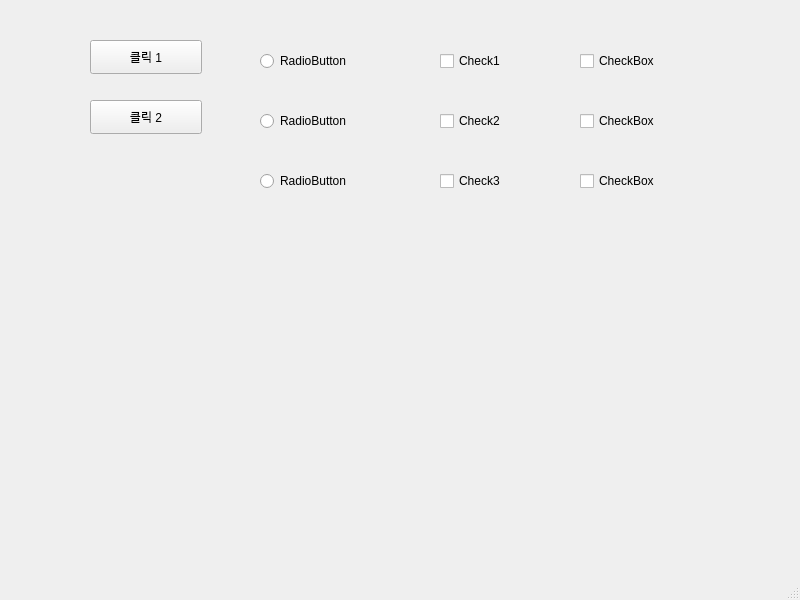
<?xml version="1.0" encoding="UTF-8"?>
<ui version="4.0">
 <class>MainWindow</class>
 <widget class="QMainWindow" name="MainWindow">
  <property name="geometry">
   <rect>
    <x>0</x>
    <y>0</y>
    <width>800</width>
    <height>600</height>
   </rect>
  </property>
  <property name="windowTitle">
   <string>MainWindow</string>
  </property>
  <widget class="QWidget" name="centralwidget">
   <widget class="QPushButton" name="pushButton_1">
    <property name="geometry">
     <rect>
      <x>90</x>
      <y>40</y>
      <width>112</width>
      <height>34</height>
     </rect>
    </property>
    <property name="text">
     <string>클릭 1</string>
    </property>
   </widget>
   <widget class="QPushButton" name="pushButton_2">
    <property name="geometry">
     <rect>
      <x>90</x>
      <y>100</y>
      <width>112</width>
      <height>34</height>
     </rect>
    </property>
    <property name="text">
     <string>클릭 2</string>
    </property>
   </widget>
   <widget class="QRadioButton" name="radioButton_1">
    <property name="geometry">
     <rect>
      <x>260</x>
      <y>50</y>
      <width>130</width>
      <height>22</height>
     </rect>
    </property>
    <property name="text">
     <string>RadioButton</string>
    </property>
   </widget>
   <widget class="QRadioButton" name="radioButton_2">
    <property name="geometry">
     <rect>
      <x>260</x>
      <y>110</y>
      <width>130</width>
      <height>22</height>
     </rect>
    </property>
    <property name="text">
     <string>RadioButton</string>
    </property>
   </widget>
   <widget class="QRadioButton" name="radioButton_3">
    <property name="geometry">
     <rect>
      <x>260</x>
      <y>170</y>
      <width>130</width>
      <height>22</height>
     </rect>
    </property>
    <property name="text">
     <string>RadioButton</string>
    </property>
   </widget>
   <widget class="QCheckBox" name="check1">
    <property name="geometry">
     <rect>
      <x>440</x>
      <y>50</y>
      <width>116</width>
      <height>22</height>
     </rect>
    </property>
    <property name="text">
     <string>Check1</string>
    </property>
   </widget>
   <widget class="QCheckBox" name="check2">
    <property name="geometry">
     <rect>
      <x>440</x>
      <y>110</y>
      <width>116</width>
      <height>22</height>
     </rect>
    </property>
    <property name="text">
     <string>Check2</string>
    </property>
   </widget>
   <widget class="QCheckBox" name="check3">
    <property name="geometry">
     <rect>
      <x>440</x>
      <y>170</y>
      <width>116</width>
      <height>22</height>
     </rect>
    </property>
    <property name="text">
     <string>Check3</string>
    </property>
   </widget>
   <widget class="QCheckBox" name="checkBox1">
    <property name="geometry">
     <rect>
      <x>580</x>
      <y>50</y>
      <width>116</width>
      <height>22</height>
     </rect>
    </property>
    <property name="text">
     <string>CheckBox</string>
    </property>
   </widget>
   <widget class="QCheckBox" name="checkBox2">
    <property name="geometry">
     <rect>
      <x>580</x>
      <y>110</y>
      <width>116</width>
      <height>22</height>
     </rect>
    </property>
    <property name="text">
     <string>CheckBox</string>
    </property>
   </widget>
   <widget class="QCheckBox" name="checkBox3">
    <property name="geometry">
     <rect>
      <x>580</x>
      <y>170</y>
      <width>116</width>
      <height>22</height>
     </rect>
    </property>
    <property name="text">
     <string>CheckBox</string>
    </property>
   </widget>
  </widget>
  <widget class="QMenuBar" name="menubar">
   <property name="geometry">
    <rect>
     <x>0</x>
     <y>0</y>
     <width>800</width>
     <height>31</height>
    </rect>
   </property>
  </widget>
  <widget class="QStatusBar" name="statusbar"/>
 </widget>
 <resources/>
 <connections/>
</ui>
